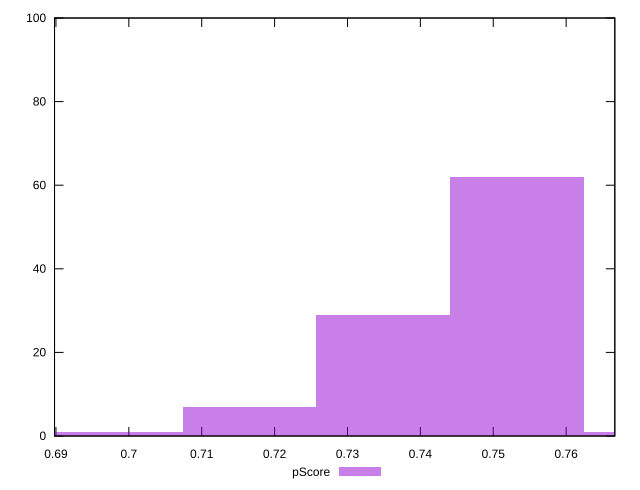

The gnuplot source for this figure:
reset

$pScore <<EOF
0.7533035683587633 62
0.7716768261236112 1
0.7165570528290676 7
0.7349303105939154 29
0.6981837950642197 1
EOF

set key outside below
set boxwidth 0.018373257764847887
set xrange [0.6898055555555556:0.7666791661580403]
set yrange [0:100]
set trange [0:100]
set style fill transparent solid 0.5 noborder
set terminal svg size 640, 490 enhanced background rgb 'white'
set output "report/report_00029_2021-02-24T13-36-40.390Z/uses-rel-preconnect/samples/astro/pScore/histogram.svg"

plot $pScore title "pScore" with boxes

reset
